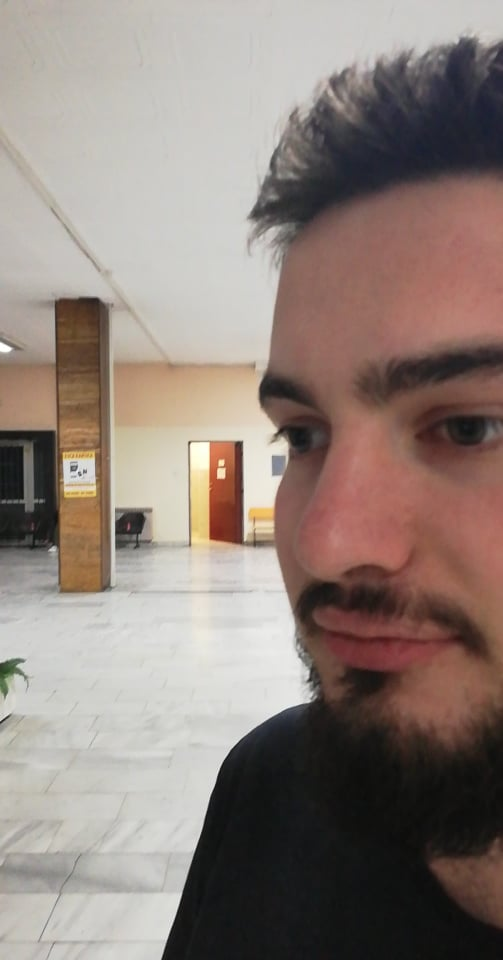
#> input picture nikola_levo.jpg, 503 x 960 px
$ python 02_pravljenje_panorame_spajanje_final.py   (older library calls are emulated)
#> lines starting #> are read from the running program, lines starting #| are printed output that depends on the picture
#algoritam zahteva levu i desnu sliku da se ucitaju tim redosledom
#korisnik unosi "istih tacki" koje zeli da izabere
#korisnik bira misem "iste tacke" naizmenicno na levoj slici pa na desnoj slici

import cv2
import numpy as np
import statistics
import math

#funkcija koja uklanja crnu okolinu oko slika
# [65 lines left out: functions crop, homogenize, matrica_2x9, dlt, not called in this run]

#radi pracenja unosa tacaka
broj_istih_tacaka = 0

brojac = 0

izabrane_tacke_l = []
brojac_tacaka_l = 0

izabrane_tacke_d = []
brojac_tacaka_d = 0

#funkcija kojom se biraju tacke misem
# [31 lines left out: function biranje_tacaka, not called in this run]
            #print(brojac)


#POCETAK GLAVNOG DELA PROGRAMA
print("Koliko zajednickih tacaka zelite da izaberete?\n")
broj_istih_tacaka = int(input())
#> the answer given: 3

#inicijalizacija nizova
izabrane_tacke_l = np.zeros((broj_istih_tacaka,2), np.int)
izabrane_tacke_l = izabrane_tacke_l - 20

izabrane_tacke_d = np.zeros((broj_istih_tacaka,2), np.int)
izabrane_tacke_d = izabrane_tacke_d - 20

prekid = False

#ucitavanje slika, bitan redosled
img_l = cv2.imread('nikola_levo.jpg')
#> img_l is the input picture: shape (960, 503, 3); mean B, G, R 122.7, 129.6, 143.3
img_d = cv2.imread('nikola_desno.jpg')
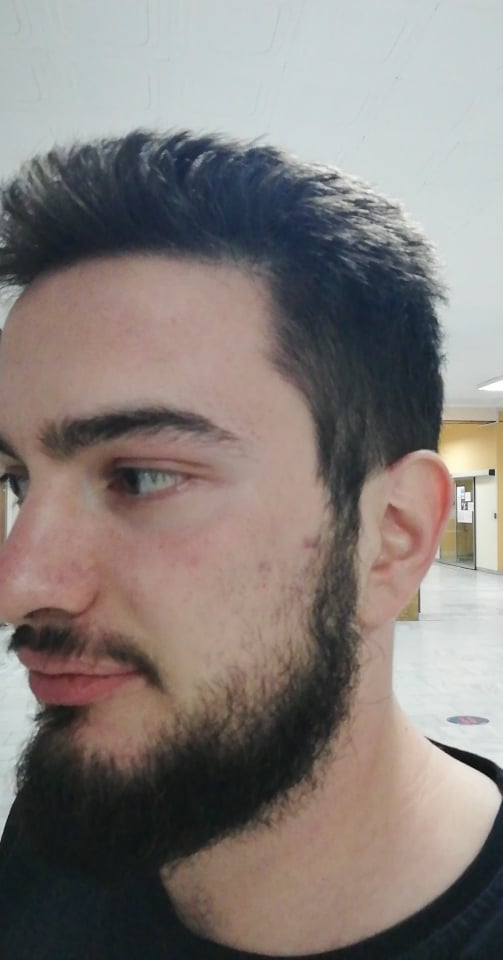
#> input picture nikola_desno.jpg, 503 x 960 px
#> img_d is the input picture: shape (960, 503, 3); mean B, G, R 121.8, 125.6, 133.2
img_l_cp = cv2.imread('nikola_levo.jpg')
img_d_cp = cv2.imread('nikola_desno.jpg')

h1, w1 = img_l_cp.shape[:2]
#> h1 = 960; w1 = 503
h2, w2 = img_d_cp.shape[:2]
#> h2 = 960; w2 = 503

#spajanje slika u jednu radi lakseg prikaza i odabira tacaka
spojene_slike = np.zeros((max(h1, h2), w1 + w2, 3), np.uint8)

spojene_slike[:h1, :w1, :3] = img_l_cp
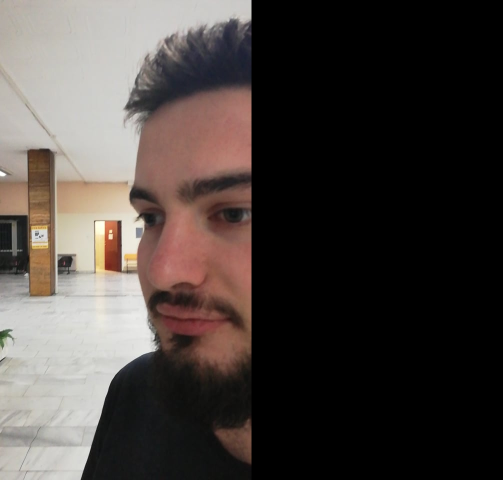
#> spojene_slike: shape (960, 1006, 3) (shown at 1/2 size); mean B, G, R 61.4, 64.8, 71.6
spojene_slike[:h2, w1 : w1 + w2, :3] = img_d_cp
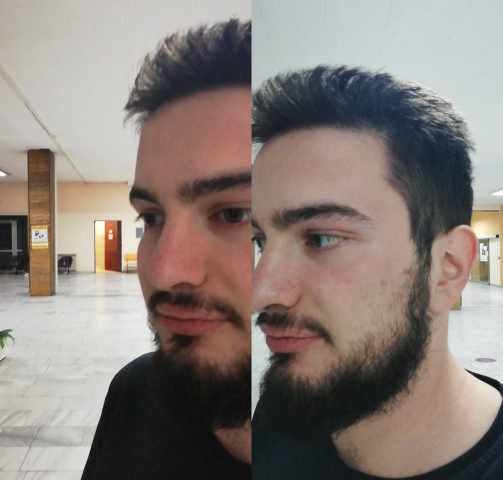
#> spojene_slike: shape (960, 1006, 3) (shown at 1/2 size); mean B, G, R 122.3, 127.6, 138.2

prekid = False

#petlja u kojoj se osluskuje dogadjaj klika na mis, beleze odabrane tacke, i zaokruzuju na slici
while True:

    cv2.imshow('Spojena slika', spojene_slike)

    if brojac < broj_istih_tacaka * 2:
        cv2.setMouseCallback('Spojena slika', biranje_tacaka)
    else:
        prekid = True

    for i in range(broj_istih_tacaka):
        cv2.circle(spojene_slike, (izabrane_tacke_l[i][0], izabrane_tacke_l[i][1]), 4, (0, 0, 255), 2)

    for i in range(broj_istih_tacaka):
        cv2.circle(spojene_slike, (izabrane_tacke_d[i][0], izabrane_tacke_d[i][1]), 4, (0, 0, 255), 2)

    cv2.waitKey(1)

    cv2.imshow('Spojena slika', spojene_slike)
    if prekid:
        break


tacke_l = np.float32(izabrane_tacke_l)

#ovde se pomera x koordinatu izabranih tacaka sa desne slike za sirinu leve slike, zbog toga stu su one birane kada su slike bile spojene
tacke_d = []

for tacka in izabrane_tacke_d:
    tacka_tmp = [tacka[0] - w1, tacka[1]]
    tacke_d.append(tacka_tmp)

tacke_d = np.float32(tacke_d)


#slikamo tacke desne slike u tacke leve slike
matrica_proj = dlt(homogenize(tacke_d), homogenize(tacke_l))

#racuna se duplo sira slika nego sto je potrebno, kako bi stala cela transformisana desna slika
trans_slika_d = cv2.warpPerspective(img_d, matrica_proj, (w2 * 2, h2))

#preslikavam levu sliku na levu stranu transformisane desne slike
trans_slika_d[:h1, :w1, :3] = img_l

#obrada crnih ivica sa desne strane
panorama = crop(trans_slika_d, 0)

#konacan prikaz
cv2.imshow('Panorama', panorama)

cv2.waitKey(0)
